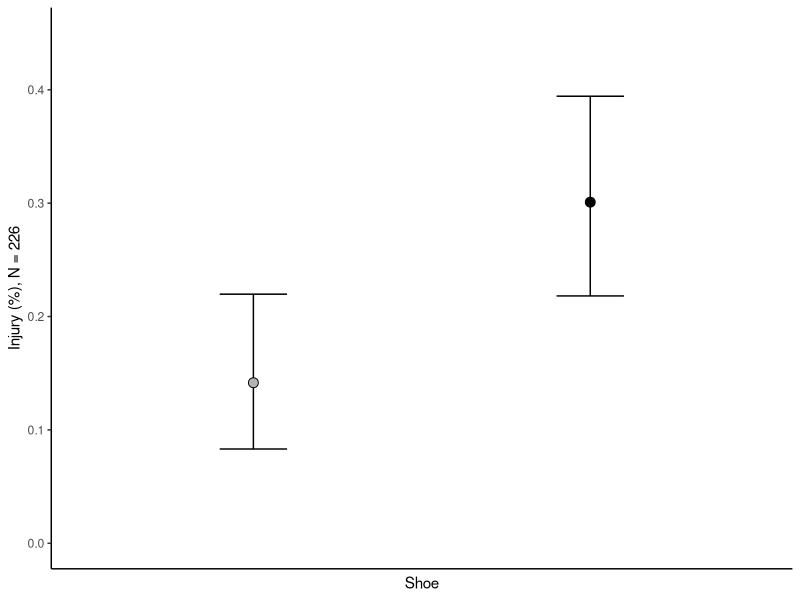

This figure's R source:
### A.Link 2.12.20: an investigation into data-driven information
#This all started from Z.Levet stating a bunch of facts from a nike website. 
#He was provided a free pair of nike react infinity - this is a new type of marketing: non-sponsor, but trying to become the brand.
#Other people that have done similar reviews: Kofuzi and Nick Bare

###Data and information found in the following links:
#https://www.mensjournal.com/gear/nike-react-infinity-run-shoe/
#https://www.dickpondathletics.com/react-infinity-run-flyknit/ (this was the outcomes - super hard to find)
#https://www.runnersworld.com/uk/gear/shoes/a30453453/nike-react-infinity-run/

###comments on data: finding specs were difficult, each had its own way of saying the same thing
# BCSMRF had an alternative run study (https://www.strava.com/clubs/242200)... there were other studies similar to this; Ryan et al. 2019_run alternative (name change?)
# Alternative run study was locked, who could actually see the data?

### Data summations:
# 60000 miles, 226 participants, 12 weeks, 2 shoe comparison (structure 22 and react infinity)
# training for half-marathon
# log injuries: 3 consecutive days required off to deem as 'injury' = injury does not seem to have been counted, just categorized and lumped together. the days off are the deciding factor
# less pain in knees and feet
# Where did the 52% come from? How many were actually injured within the respective shoe groups?

### Descriptive stats:
60000/226/12/2 # = around 11 mi/shoe/week/person. does that sound adequate? How fast? Project Run 21 identified that ~ 6 mph, ~ 9 mi a week is injury-prone.
3/7 # = little less than half a week of injury? this sound extreme, personally... a recovery day, sure... but, to have multiple days, it sounds like there is bad form and training involved.
226/2 # 113 participants were testing one shoe or the other; 
.303*113; .145*113 # probability of injury; structure 22 (~34):react infinity (~16)
34.239-113; 16.385-113 # absolute/opposite - non-injury (79:97)
1-(16/34) # well that is where the 52% comes from (probability of a proportion). This means nothing without a test of significance, even at the lowest degree, such as a chi-square test.
34.239/78.761;16.385/96.615

### actual analysis:
# I know you cannot have partial people, so I made them integers, No_Injury was rounded up...
S=as.table(rbind(c(34,80),
                 c(16,97)))
dimnames(S)=list(S.T=c("Structure","React"),I.N=c("Injury","Not"))
S
chisq.test(S)

##########################
library(ggplot2)
library(dplyr)
library(MASS)
Input =("
Shoe  I  N Sum
Structure  34 80 113
Infinity 16 97 113
")
#Prop. was in sense of injury: i.e., Injury/No_Injury given respective shoe groups

Shoe= read.table(textConnection(Input),header=TRUE)
# sample size is adequate; was it limited before even doing the descriptive stats? I also assumed normality because the data is nowhere to be found...

Shoe=
  mutate(Shoe,
         Prop=I/Sum)

low=binom.test(34,113)$conf.int[1]
high=binom.test(34,113)$conf.int[2]
low1=binom.test(16,113)$conf.int[1]
high1=binom.test(16,113)$conf.int[2]

Shoe$low.ci=c(low,low1)
Shoe$high.ci=c(high,high1)  
  
d1=position_dodge(width = 0.8)

GG=ggplot(Shoe,
          aes(x=Shoe,y=Prop,fill=Shoe))+
  geom_errorbar(aes(ymax=high.ci, ymin=low.ci), 
                width=0.2, size=0.5, color='black',position = d1)+
  geom_point( size=3, shape=21,position=d1)+
  labs(y='Injury (%), N = 226')+
  scale_y_continuous(limits = c(0,.45))+
  guides(fill=F)+
  scale_fill_manual(values=c('gray70','black','white'))+
  theme(axis.ticks.x=element_blank(),axis.text.x=element_blank())  
GG+theme(panel.background = element_blank(),axis.line=element_line(colour='black'))

###Data found in the following links:
#https://www.mensjournal.com/gear/nike-react-infinity-run-shoe/
#https://www.dickpondathletics.com/react-infinity-run-flyknit/ (this was the outcomes - super hard to find)
###comments on data: finding specs were difficult, each had its own way of saying the same thing
# BCSMRF had an alternative run study... there were other studies similar to this; Ryan et al. 2019_run alternative
